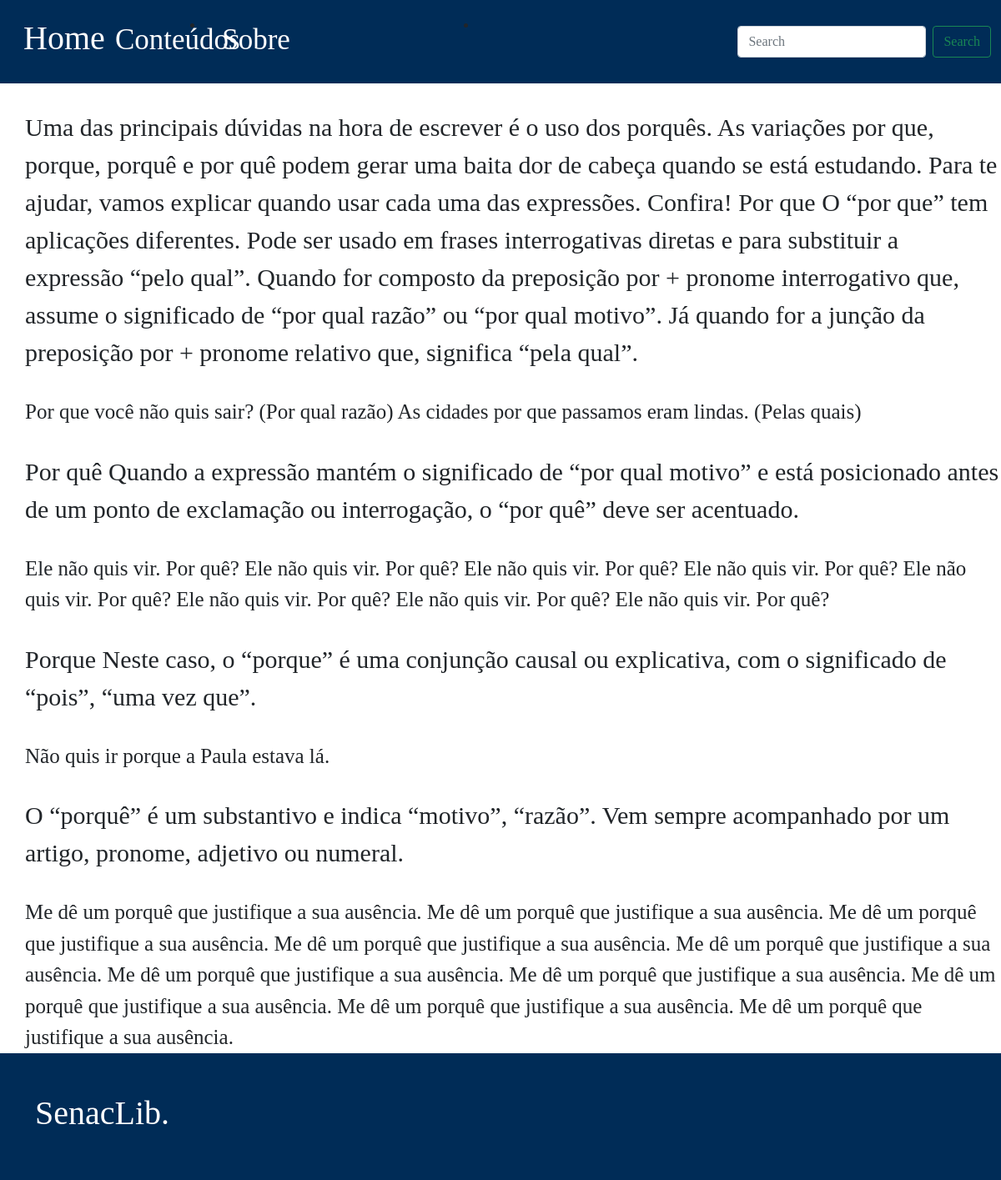
Page /conteudo.php?conteudo=2 on the committed database.
### tables this page shows
CREATE TABLE `questoes` (
  `QuestaoID` int(11) NOT NULL,
  `Explicacao` longtext DEFAULT NULL,
  `Exemplos` longtext DEFAULT NULL,
  `Conteudo_ConteudoID` int(11) NOT NULL
);

### conteudo.php (the view)
<?php
include_once 'conexao.php';
include_once 'navbar.php';?>
<main>
    <?php
    $conteudo = $_GET['conteudo'];
    $sql = "SELECT * FROM questoes WHERE Conteudo_ConteudoID = {$conteudo}";
    $result = mysqli_query($conexao, $sql);
    $dados = mysqli_fetch_all($result, MYSQLI_ASSOC);
    foreach ($dados as $key => $value) {
    ?>
        <p id="explicacao"><?php echo $value ['Explicacao']?></p>
        <p id="exemplos"><?php echo $value['Exemplos']?></p>
        <?php
    }
    ?>
</main>
<?php include_once 'footer.php';?>
</body>
</html>

### style.css (style rules this page uses)
* { font-family: 'Cormorant Infant', serif; }
body { background: #0061c31a; width: 100% ; left: 0; bottom: 0; }
body, html { height: 100%; }
#explicacao { padding: 0; margin: 0; margin-top: 30px; margin-left: 30px; font-size: 30px; }
#exemplos { padding: 0; margin: 0; margin-top: 30px; margin-left: 30px; font-size: 25px; }

### rows in the picture
questoes: Explicacao "Uma das principais dúvidas na hora de escrever é o uso dos porquês. As variações por que, porque, porquê e por quê podem gerar uma baita dor de cabeça quando se está estudando. Para te ajudar, vamos explicar quando usar cada uma das expressões. Confira! Por que O “por que” tem aplicações diferentes. Pode ser usado em frases interrogativas diretas e para substituir a expressão “pelo qual”. Quando for composto da preposição por + pronome interrogativo que, assume o significado de “por qual razão” ou “por qual motivo”. Já quando for a junção da preposição por + pronome relativo que, significa “pela qual”.", Exemplos "Por que você não quis sair? (Por qual razão) As cidades por que passamos eram lindas. (Pelas quais)"
questoes: Explicacao "Por quê Quando a expressão mantém o significado de “por qual motivo” e está posicionado antes de um ponto de exclamação ou interrogação, o “por quê” deve ser acentuado.", Exemplos "Ele não quis vir. Por quê? Ele não quis vir. Por quê? Ele não quis vir. Por quê? Ele não quis vir. Por quê? Ele não quis vir. Por quê? Ele não quis vir. Por quê? Ele não quis vir. Por quê? Ele não quis vir. Por quê?"
questoes: Explicacao "Porque Neste caso, o “porque” é uma conjunção causal ou explicativa, com o significado de “pois”, “uma vez que”.", Exemplos "Não quis ir porque a Paula estava lá."
questoes: Explicacao "O “porquê” é um substantivo e indica “motivo”, “razão”. Vem sempre acompanhado por um artigo, pronome, adjetivo ou numeral.", Exemplos "Me dê um porquê que justifique a sua ausência. Me dê um porquê que justifique a sua ausência. Me dê um porquê que justifique a sua ausência. Me dê um porquê que justifique a sua ausência. Me dê um porquê que justifique a sua ausência. Me dê um porquê que justifique a sua ausência. Me dê um porquê que justifique a sua ausência. Me dê um porquê que justifique a sua ausência. Me dê um porquê que justifique a sua ausência. Me dê um porquê que justifique a sua ausência."
